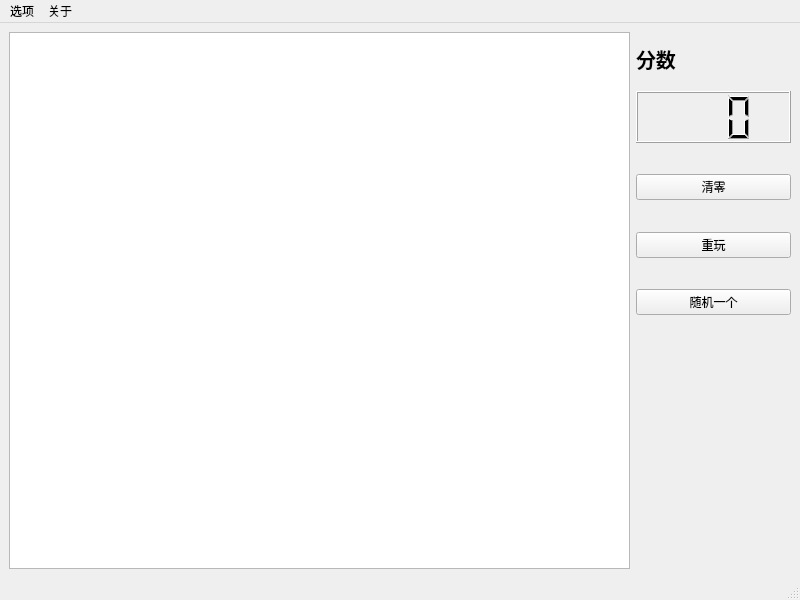
<?xml version="1.0" encoding="UTF-8"?>
<ui version="4.0">
 <class>MainWindow</class>
 <widget class="QMainWindow" name="MainWindow">
  <property name="geometry">
   <rect>
    <x>0</x>
    <y>0</y>
    <width>800</width>
    <height>600</height>
   </rect>
  </property>
  <property name="windowTitle">
   <string>单词扫雷</string>
  </property>
  <widget class="QWidget" name="centralwidget">
   <layout class="QHBoxLayout" name="horizontalLayout_2" stretch="4,1">
    <item>
     <widget class="QGraphicsView" name="graphicsView"/>
    </item>
    <item>
     <layout class="QVBoxLayout" name="verticalLayout_2" stretch="1,1,8">
      <item>
       <widget class="QLabel" name="label">
        <property name="font">
         <font>
          <family>新宋体</family>
          <pointsize>15</pointsize>
          <weight>75</weight>
          <bold>true</bold>
         </font>
        </property>
        <property name="text">
         <string>分数</string>
        </property>
       </widget>
      </item>
      <item>
       <layout class="QHBoxLayout" name="horizontalLayout" stretch="4">
        <item>
         <widget class="QLCDNumber" name="lcdNumber">
          <property name="font">
           <font>
            <pointsize>10</pointsize>
            <weight>50</weight>
            <bold>false</bold>
           </font>
          </property>
          <property name="smallDecimalPoint">
           <bool>false</bool>
          </property>
          <property name="digitCount">
           <number>3</number>
          </property>
          <property name="segmentStyle">
           <enum>QLCDNumber::Filled</enum>
          </property>
         </widget>
        </item>
       </layout>
      </item>
      <item>
       <layout class="QVBoxLayout" name="verticalLayout" stretch="1,4,1,4,1,4,10">
        <item>
         <spacer name="verticalSpacer_4">
          <property name="orientation">
           <enum>Qt::Vertical</enum>
          </property>
          <property name="sizeHint" stdset="0">
           <size>
            <width>20</width>
            <height>40</height>
           </size>
          </property>
         </spacer>
        </item>
        <item>
         <widget class="QPushButton" name="reset_btn">
          <property name="text">
           <string>清零</string>
          </property>
         </widget>
        </item>
        <item>
         <spacer name="verticalSpacer">
          <property name="orientation">
           <enum>Qt::Vertical</enum>
          </property>
          <property name="sizeHint" stdset="0">
           <size>
            <width>20</width>
            <height>40</height>
           </size>
          </property>
         </spacer>
        </item>
        <item>
         <widget class="QPushButton" name="replay_btn">
          <property name="text">
           <string>重玩</string>
          </property>
         </widget>
        </item>
        <item>
         <spacer name="verticalSpacer_2">
          <property name="orientation">
           <enum>Qt::Vertical</enum>
          </property>
          <property name="sizeHint" stdset="0">
           <size>
            <width>20</width>
            <height>40</height>
           </size>
          </property>
         </spacer>
        </item>
        <item>
         <widget class="QPushButton" name="random_btn">
          <property name="text">
           <string>随机一个</string>
          </property>
         </widget>
        </item>
        <item>
         <spacer name="verticalSpacer_3">
          <property name="orientation">
           <enum>Qt::Vertical</enum>
          </property>
          <property name="sizeHint" stdset="0">
           <size>
            <width>20</width>
            <height>40</height>
           </size>
          </property>
         </spacer>
        </item>
       </layout>
      </item>
     </layout>
    </item>
   </layout>
  </widget>
  <widget class="QMenuBar" name="menubar">
   <property name="geometry">
    <rect>
     <x>0</x>
     <y>0</y>
     <width>800</width>
     <height>29</height>
    </rect>
   </property>
   <widget class="QMenu" name="menu123">
    <property name="title">
     <string>选项</string>
    </property>
    <addaction name="set_act"/>
    <addaction name="daoru_act"/>
   </widget>
   <widget class="QMenu" name="about_act">
    <property name="title">
     <string>关于</string>
    </property>
   </widget>
   <addaction name="menu123"/>
   <addaction name="about_act"/>
  </widget>
  <widget class="QStatusBar" name="statusbar"/>
  <action name="set_act">
   <property name="text">
    <string>游戏设置</string>
   </property>
  </action>
  <action name="daoru_act">
   <property name="text">
    <string>导入单词</string>
   </property>
  </action>
 </widget>
 <resources/>
 <connections/>
</ui>
